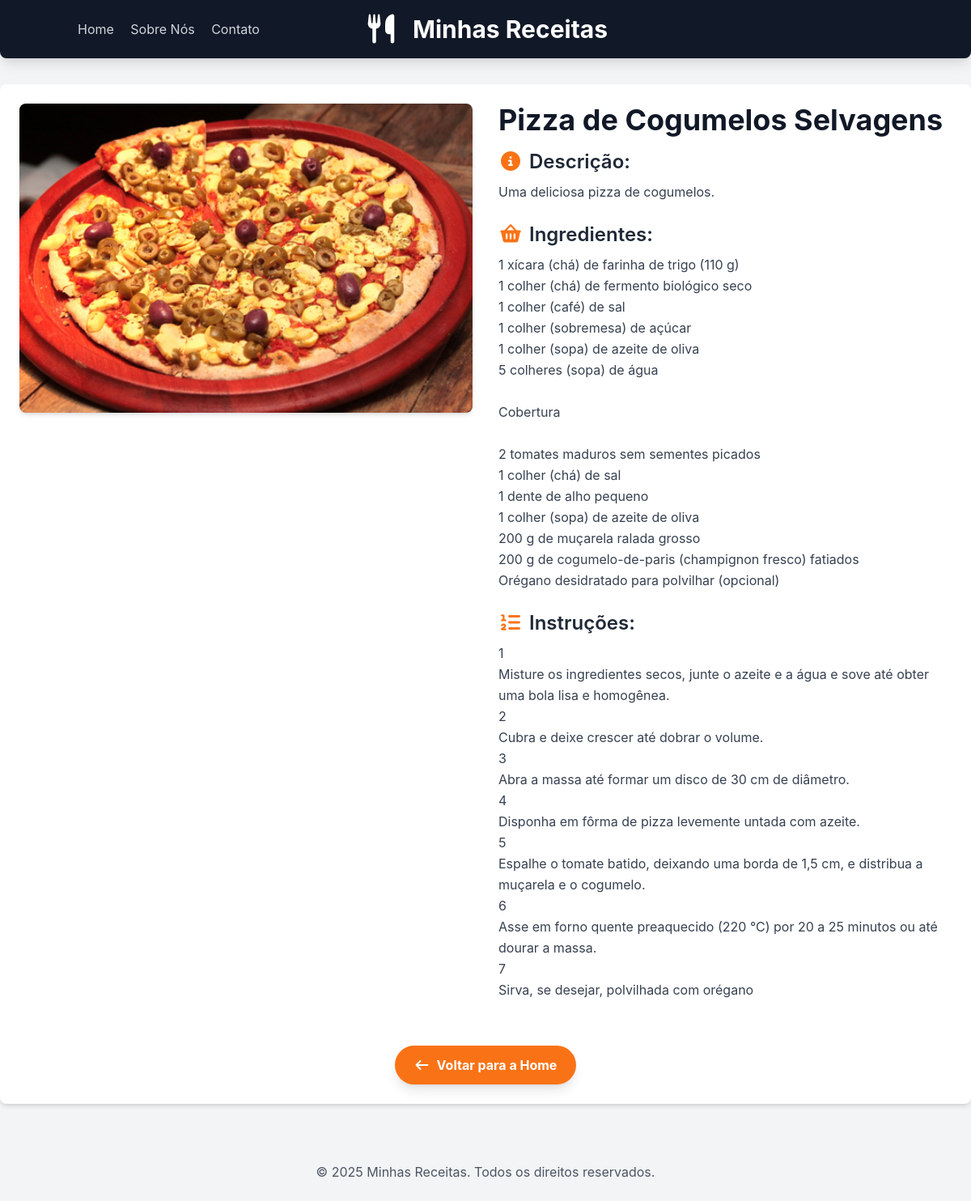
The page /6 on the database as committed earlier.
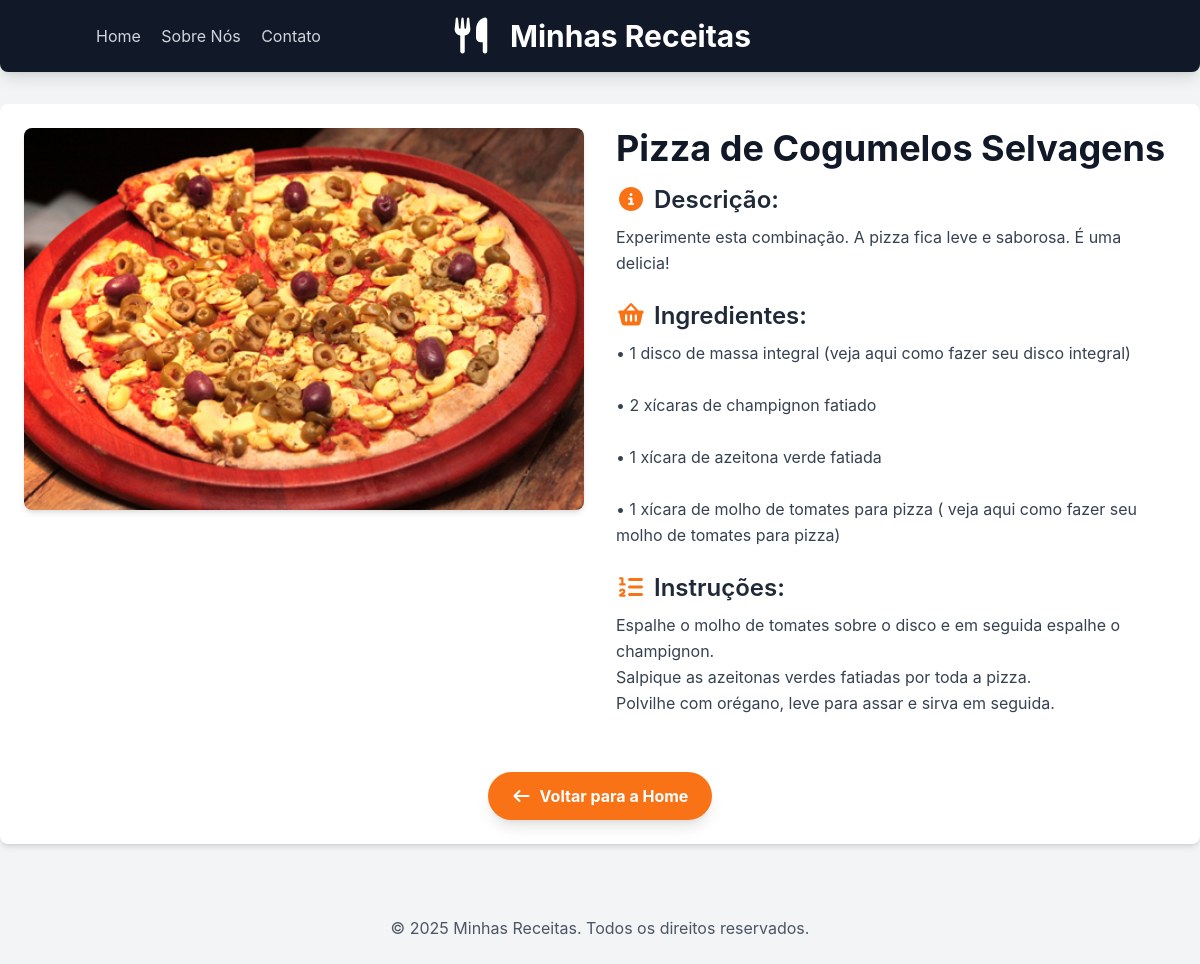
The same page on the database as committed later.
### receitas/models.py (models this page shows, shortened)
class Receita(models.Model):
    CATEGORIAS = [
        ('doces', 'Doces'),
        ('salgados', 'Salgados'),
        ('bebidas', 'Bebidas'),
        ('sobremesas', 'Sobremesas'),
    ]
    title = models.CharField(max_length=200)
    description = models.TextField()
    ingredients = models.TextField()
    instructions = models.TextField()
    categoria = models.CharField(max_length=20, choices=CATEGORIAS, default='salgados')
    image = models.ImageField(upload_to="receitas/img", blank=True, null=True)
    created_at = models.DateTimeField(auto_now_add=True)
    updated_at = models.DateTimeField(auto_now=True)
    class Meta:
        verbose_name = "Receita"
        verbose_name_plural = "Receitas"
        ordering = ["-created_at"]

### receitas/views.py (the view)
# urls.py: path('<int:id>', views.receita_detail, name='receita_detail'),
def receita_detail(request, id):
    receita = get_object_or_404(Receita, pk=id)
    return render(request, "receitas/receita_detail.html", {"receita": receita})

### receitas/templates/receitas/receita_detail.html (shortened to what this page needs)
{% extends 'base.html' %}
{% load static %}
{% block content %}
<div class="flex flex-col md:flex-row gap-8">
    {% if receita.image %}
    <div class="md:w-1/2">
        <img src="{{ receita.image.url }}"
             alt="{{ receita.title }}"
             class="w-full h-auto rounded-lg shadow-md">
    </div>
    {% endif %}
    <div class="md:w-1/2">
        <h2 class="text-4xl font-bold text-gray-900 mb-4">{{ receita.title }}</h2>
        <h3 class="text-2xl font-semibold text-gray-800 mb-2">
            <i class="fas fa-info-circle text-orange-500 mr-2"></i>Descrição:
        </h3>
        <p class="text-gray-700 mb-6 leading-relaxed">{{ receita.description }}</p>
        <h3 class="text-2xl font-semibold text-gray-800 mb-2">
            <i class="fas fa-shopping-basket text-orange-500 mr-2"></i>Ingredientes:
        </h3>
        <p class="text-gray-700 mb-6 leading-relaxed whitespace-pre-wrap">{{ receita.ingredients }}</p>
        <h3 class="text-2xl font-semibold text-gray-800 mb-2">
            <i class="fas fa-list-ol text-orange-500 mr-2"></i>Instruções:
        </h3>
        <p class="text-gray-700 mb-6 leading-relaxed whitespace-pre-wrap">{{ receita.instructions }}</p>
    </div>
</div>
<div class="mt-8 text-center">
    <a href="{% url 'home' %}"
        class="inline-block bg-orange-500 hover:bg-orange-600 text-white font-bold py-3 px-6 rounded-full transition duration-300 ease-in-out shadow-lg">
        <i class="fas fa-arrow-left mr-2"></i>Voltar para a Home
    </a>
</div>
{% endblock %}

Rows that differ between the two databases and show on the page:
changed Receita "Pizza de Cogumelos Selvagens": description "Uma deliciosa pizza de cogumelos." → "Experimente esta combinação. A pizza fica leve e saborosa. É uma delicia!"; ingredients "1 xícara (chá) de farinha de trigo (110 g) 1 colher (chá) de fermento biológico seco 1 colher (café) de sal 1 colher (sobremesa) de açúcar 1 colher (sopa) de azeite de oliva 5 colheres (sopa) de água Cobertura 2 tomates maduros sem sementes picados 1 colher (chá) de sal 1 dente de alho pequeno 1 colher (sopa) de azeite de oliva 200 g de muçarela ralada grosso 200 g de cogumelo-de-paris (champignon fresco) fatiados Orégano desidratado para polvilhar (opcional)" → "• 1 disco de massa integral (veja aqui como fazer seu disco integral) • 2 xícaras de champignon fatiado • 1 xícara de azeitona verde fatiada • 1 xícara de molho de tomates para pizza ( veja aqui como fazer seu molho de tomates para pizza)"; instructions "1 Misture os ingredientes secos, junte o azeite e a água e sove até obter uma bola lisa e homogênea. 2 Cubra e deixe crescer até dobrar o volume. 3 Abra a massa até formar um disco de 30 cm de diâmetro. 4 Disponha em fôrma de pizza levemente untada com azeite. 5 Espalhe o tomate batido, deixando uma borda de 1,5 cm, e distribua a muçarela e o cogumelo. 6 Asse em forno quente preaquecido (220 °C) por 20 a 25 minutos ou até dourar a massa. 7 Sirva, se desejar, polvilhada com orégano" → "Espalhe o molho de tomates sobre o disco e em seguida espalhe o champignon. Salpique as azeitonas verdes fatiadas por toda a pizza. Polvilhe com orégano, leve para assar e sirva em seguida."
